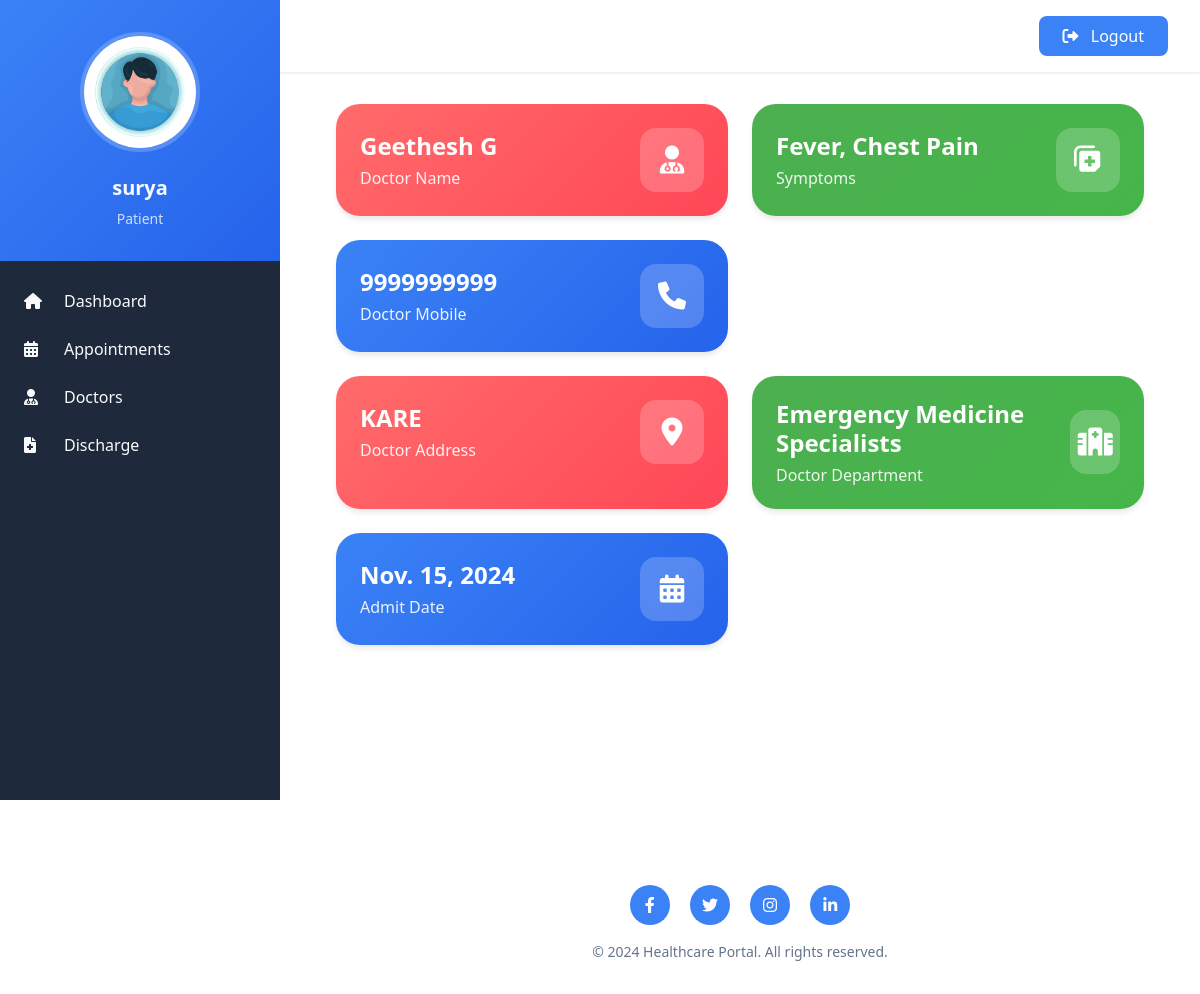
Page /patient-dashboard (signed in) on the committed database.
### hospital/models.py (models this page shows, shortened)
class Patient(models.Model):
    user=models.OneToOneField(User,on_delete=models.CASCADE)
    profile_pic= models.ImageField(upload_to='profile_pic/PatientProfilePic/',null=True,blank=True)
    address = models.CharField(max_length=40)
    mobile = models.CharField(max_length=20,null=False)
    symptoms = models.CharField(max_length=100,null=False)
    assignedDoctorId = models.PositiveIntegerField(null=True)
    admitDate=models.DateField(auto_now=True)
    status=models.BooleanField(default=False)

class Doctor(models.Model):
    user=models.OneToOneField(User,on_delete=models.CASCADE)
    profile_pic= models.ImageField(upload_to='profile_pic/DoctorProfilePic/',null=True,blank=True)
    address = models.CharField(max_length=40)
    mobile = models.CharField(max_length=20,null=True)
    department= models.CharField(max_length=50,choices=departments,default='Cardiologist')
    status=models.BooleanField(default=False)
    @property
    def get_name(self):
        return self.user.first_name+" "+self.user.last_name

### hospital/views.py (the view)
# urls.py: path('patient-dashboard', views.patient_dashboard_view,name='patient-dashboard'),
@login_required(login_url='patientlogin')
@user_passes_test(is_patient)
def patient_dashboard_view(request):
    patient=models.Patient.objects.get(user_id=request.user.id)
    doctor=models.Doctor.objects.get(user_id=patient.assignedDoctorId)
    mydict={
    'patient':patient,
    'doctorName':doctor.get_name,
    'doctorMobile':doctor.mobile,
    'doctorAddress':doctor.address,
    'symptoms':patient.symptoms,
    'doctorDepartment':doctor.department,
    'admitDate':patient.admitDate,
    }
    return render(request,'hospital/patient_dashboard.html',context=mydict)

### hospital/views.py (called while the page is built)
def is_patient(user):
    return user.groups.filter(name='PATIENT').exists()

### templates/hospital/patient_dashboard.html
{% extends 'hospital/patient_base.html' %}
{% load static %}
{% block content %}
{%include 'hospital/patient_dashboard_cards.html'%}
<br><br><br><br>
{% endblock content %}

### templates/hospital/patient_base.html (shortened to what this page needs)
<!DOCTYPE html>
{% load static %}
<html lang="en">
<head>
    <link href="https://cdn.jsdelivr.net/npm/bootstrap@5.3.3/dist/css/bootstrap.min.css" rel="stylesheet">
    <link href="https://cdnjs.cloudflare.com/ajax/libs/font-awesome/6.0.0/css/all.min.css" rel="stylesheet">
</head>
<body>
    <nav class="sidebar">
        <div class="profile-section">
            <img src="{% static patient.profile_pic.url %}" alt="Profile" class="profile-image">
            <h2 class="profile-name">{{request.user.first_name}}</h2>
            <div class="profile-role">Patient</div>
        </div>
        <div class="nav-menu">
            <a href="/patient-dashboard" class="nav-item">
                <i class="fas fa-home"></i>
                <span>Dashboard</span>
            </a>
            <a href="/patient-appointment" class="nav-item">
                <i class="fas fa-calendar-alt"></i>
                <span>Appointments</span>
            </a>
            <a href="/patient-view-doctor" class="nav-item">
                <i class="fas fa-user-md"></i>
                <span>Doctors</span>
            </a>
            <a href="/patient-discharge" class="nav-item">
                <i class="fas fa-file-medical"></i>
                <span>Discharge</span>
            </a>
        </div>
    </nav>
    <nav class="top-navbar">
        <a href="/logout" class="logout-btn">
            <i class="fas fa-sign-out-alt me-2"></i>
            Logout
        </a>
    </nav>
    <main class="main-content">
        {% block content %}
        {% endblock content %}
    </main>
    <footer class="footer">
        <div class="social-links">
            <a href="#" class="social-link"><i class="fab fa-facebook-f"></i></a>
            <a href="#" class="social-link"><i class="fab fa-twitter"></i></a>
            <a href="#" class="social-link"><i class="fab fa-instagram"></i></a>
            <a href="#" class="social-link"><i class="fab fa-linkedin-in"></i></a>
        </div>
        <div class="copyright">
            © 2024 Healthcare Portal. All rights reserved.
        </div>
    </footer>
</body>
</html>

### templates/hospital/patient_dashboard_cards.html (shortened to what this page needs)
<!DOCTYPE html>
<html lang="en">
<head>
    <link href="https://cdn.jsdelivr.net/npm/bootstrap@5.3.3/dist/css/bootstrap.min.css" rel="stylesheet">
    <link href="https://cdnjs.cloudflare.com/ajax/libs/font-awesome/6.0.0/css/all.min.css" rel="stylesheet">
</head>
<body>
    <div class="dashboard-cards">
        <div class="cards-row">
            <div class="info-card card-1">
                <div class="card-content">
                    <div class="card-info">
                        <h3>{{doctorName}}</h3>
                        <h4>Doctor Name</h4>
                    </div>
                    <div class="card-icon">
                        <i class="fas fa-user-md"></i>
                    </div>
                </div>
            </div>
            <div class="info-card card-2">
                <div class="card-content">
                    <div class="card-info">
                        <h3>{{symptoms}}</h3>
                        <h4>Symptoms</h4>
                    </div>
                    <div class="card-icon">
                        <i class="fas fa-notes-medical"></i>
                    </div>
                </div>
            </div>
            <div class="info-card card-3">
                <div class="card-content">
                    <div class="card-info">
                        <h3>{{doctorMobile}}</h3>
                        <h4>Doctor Mobile</h4>
                    </div>
                    <div class="card-icon">
                        <i class="fas fa-phone"></i>
                    </div>
                </div>
            </div>
        </div>
        <div class="cards-row">
            <div class="info-card card-1">
                <div class="card-content">
                    <div class="card-info">
                        <h3>{{doctorAddress}}</h3>
                        <h4>Doctor Address</h4>
                    </div>
                    <div class="card-icon">
                        <i class="fas fa-map-marker-alt"></i>
                    </div>
                </div>
            </div>
            <div class="info-card card-2">
                <div class="card-content">
                    <div class="card-info">
                        <h3>{{doctorDepartment}}</h3>
                        <h4>Doctor Department</h4>
                    </div>
                    <div class="card-icon">
                        <i class="fas fa-hospital"></i>
                    </div>
                </div>
            </div>
            <div class="info-card card-3">
                <div class="card-content">
                    <div class="card-info">
                        <h3>{{admitDate}}</h3>
                        <h4>Admit Date</h4>
                    </div>
                    <div class="card-icon">
                        <i class="fas fa-calendar-alt"></i>
                    </div>
                </div>
            </div>
        </div>
    </div>
</body>
</html>

### templates/hospital/patient_base.html (style rules this page uses)
:root { --primary-color: #3b82f6; --sidebar-bg: #1e293b; --sidebar-hover: #334155; --text-light: #f8fafc; }
body { font-family: 'Inter', sans-serif; background-color: #f1f5f9; margin: 0; padding-left: 280px; }
.sidebar { position: fixed; left: 0; top: 0; width: 280px; height: 100vh; background: var(--sidebar-bg); color: var(--text-light); z-index: 1000; transition: all 0.3s ease; }
.profile-section { padding: 2rem 1.5rem; text-align: center; background: linear-gradient(135deg, #3b82f6, #2563eb); }
.profile-image { width: 120px; height: 120px; border-radius: 50%; border: 4px solid rgba(255, 255, 255, 0.2); margin-bottom: 1rem; object-fit: cover; }
.profile-name { font-size: 1.25rem; font-weight: 600; margin: 0.5rem 0; }
.profile-role { font-size: 0.875rem; opacity: 0.8; }
.nav-menu { padding: 1rem 0; }
.nav-item { padding: 0.75rem 1.5rem; display: flex; align-items: center; color: var(--text-light); text-decoration: none; transition: all 0.3s ease; }
.nav-item i { width: 24px; margin-right: 1rem; }
.top-navbar { background: white; padding: 1rem 2rem; margin-left: -280px; box-shadow: 0 1px 3px rgba(0, 0, 0, 0.1); display: flex; justify-content: space-between; align-items: center; position: fixed; top: 0; right: 0; left: 0; z-index: 999; }
.logout-btn { background: var(--primary-color); color: white; padding: 0.5rem 1.5rem; border-radius: 8px; text-decoration: none; transition: all 0.3s ease; }
.main-content { padding: 5rem 2rem 2rem; min-height: 100vh; }
.footer { background: white; padding: 2rem; text-align: center; margin-top: 2rem; }
.social-links { margin-bottom: 1rem; }
.social-link { display: inline-flex; align-items: center; justify-content: center; width: 40px; height: 40px; border-radius: 50%; background: var(--primary-color); color: white; margin: 0 0.5rem; text-decoration: none; transition: all 0.3s ease; }
.copyright { color: #64748b; font-size: 0.875rem; }

### templates/hospital/patient_dashboard_cards.html (style rules this page uses)
:root { --card-1: linear-gradient(135deg, #FF6B6B, #FF4757); --card-2: linear-gradient(135deg, #4CAF50, #45B649); --card-3: linear-gradient(135deg, #3B82F6, #2563EB); }
.dashboard-cards { padding: 1.5rem; max-width: 1400px; margin: 0 auto; }
.cards-row { display: grid; grid-template-columns: repeat(auto-fit, minmax(300px, 1fr)); gap: 1.5rem; margin-bottom: 1.5rem; }
.info-card { background: white; border-radius: 24px; overflow: hidden; box-shadow: 0 4px 6px -1px rgba(0, 0, 0, 0.1); transition: all 0.3s ease; animation: fadeIn 0.6s ease-out; }
.card-1 { background: var(--card-1); }
.card-2 { background: var(--card-2); }
.card-3 { background: var(--card-3); }
.card-content { padding: 1.5rem; display: flex; align-items: center; justify-content: space-between; color: white; }
.card-info h3 { font-size: 1.5rem; font-weight: 600; margin: 0; word-break: break-word; }
.card-info h4 { font-size: 1rem; opacity: 0.9; margin: 0.5rem 0 0 0; }
.card-icon { background: rgba(255, 255, 255, 0.2); width: 64px; height: 64px; border-radius: 16px; display: flex; align-items: center; justify-content: center; font-size: 1.75rem; }
.card-icon i { color: white; }

### rows in the picture
Patient: profile_pic (picture), symptoms "Fever, Chest Pain", admitDate "Nov. 15, 2024"
Doctor: mobile "9999999999", address "KARE", department "Emergency Medicine Specialists"

### other values in the picture
{{ request.user.first_name }} "surya"
{{ doctorName }} "Geethesh G"
